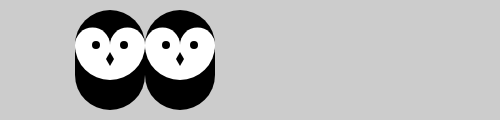
Frame 1 (no input)
Frame 60 (no input): identical to frame 1, image omitted
Frame 120 (the mouse pressed at the canvas centre since frame 60): identical to frame 1, image omitted

The p5.js sketch that drew this single still picture (run headless with seeded random() and noise() and a simulated clock; from frame 60 on, the mouse is pressed at the canvas centre):

// p5.js sketch
// ── sketch.js
/* 
note:
  translate() is used to move the origin (0, 0) to 110 pixeis over and 110 pixeis down. 
  
  Syntax
  quad(x1,y1,x2,y2,x3,y3,x4,y4)
  quad(x1,y1,x2,y2,x3,y3,x4,y4)
  Parameters
  x1	Number: the x-coordinate of the first point
  y1	Number: the y-coordinate of the first point
  x2	Number: the x-coordinate of the second point
  y2	Number: the y-coordinate of the second point
  x3	Number: the x-coordinate of the third point
  y3	Number: the y-coordinate of the third point
  x4	Number: the x-coordinate of the fourth point
  y4	Number: the y-coordinate of the fourth point

*/

function setup(){
  createCanvas(500, 120);
}

function draw(){
  background(204);
  owl(110, 110);
  owl(180, 110);
}
  
function owl(x, y){
  push();
  translate(x, y);
  stroke(0);
  strokeWeight(70);
  line(0, -35, 0, -65); // body
  noStroke();
  fill(255);
  ellipse(-17.5, -65, 35, 35); // left eye dome
  ellipse(17.5, -65, 35, 35); // right eye dome
  arc(0, -65, 70, 70, 0, PI); // chin
  fill(0);
  ellipse(-14, -65, 8, 8); // left eye 
  ellipse(14, -65, 8, 8); // right eye
  quad(0, -58, 4, -51, 0, -44, -4, -51); // beak 
  pop();
}
  
